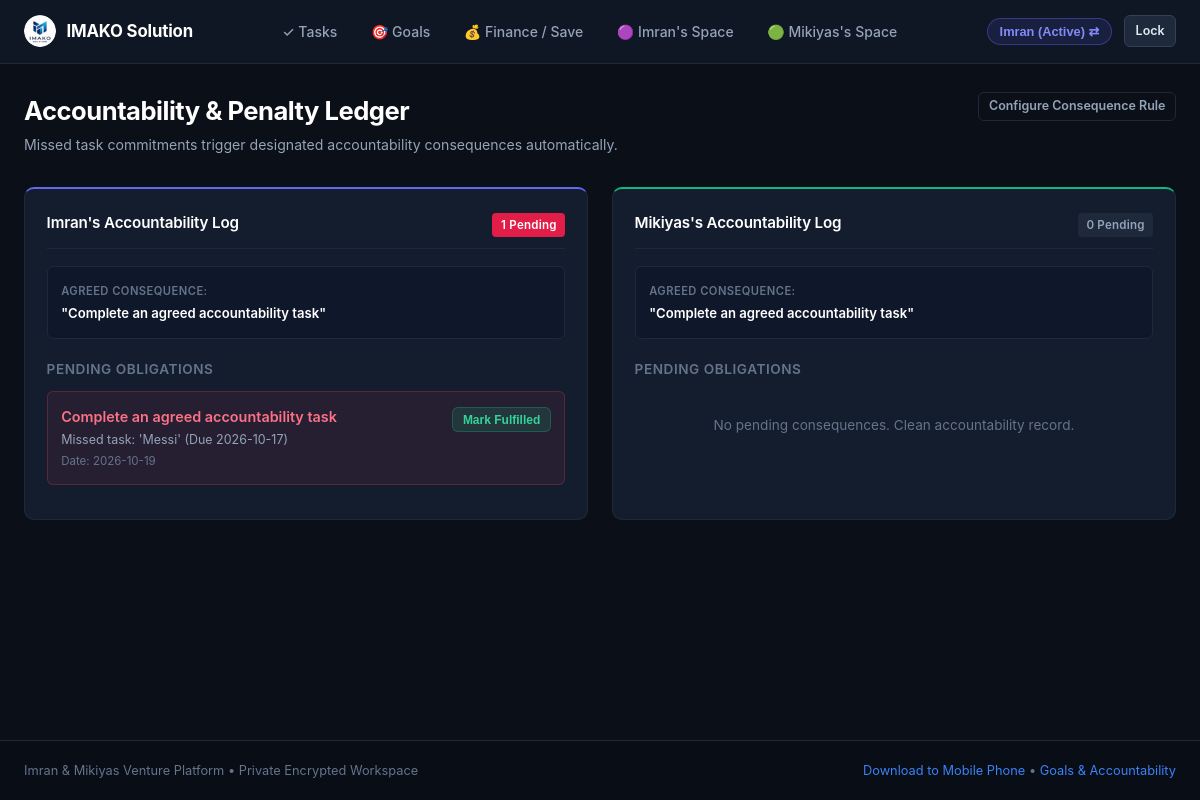
The app's page /penalties (signed in) with its own data.
### tables this page shows
CREATE TABLE users (
        id TEXT PRIMARY KEY,
        name TEXT NOT NULL,
        pin_hash TEXT NOT NULL,
        default_consequence TEXT NOT NULL DEFAULT '',
        savings_goal_name TEXT NOT NULL DEFAULT 'Capital Growth Fund',
        savings_goal_target REAL NOT NULL DEFAULT 0.0,
        currency TEXT NOT NULL DEFAULT '$'
    );

CREATE TABLE penalties (
        id INTEGER PRIMARY KEY AUTOINCREMENT,
        user_id TEXT NOT NULL,
        task_id INTEGER,
        consequence TEXT NOT NULL,
        reason TEXT NOT NULL,
        status TEXT NOT NULL DEFAULT 'Pending' CHECK(status IN ('Pending', 'Completed')),
        created_date TEXT NOT NULL,
        completed_date TEXT,
        created_at TIMESTAMP DEFAULT CURRENT_TIMESTAMP,
        FOREIGN KEY (user_id) REFERENCES users (id) ON DELETE CASCADE,
        FOREIGN KEY (task_id) REFERENCES tasks (id) ON DELETE SET NULL
    );

### app.py (the view)
@app.route("/penalties")
def penalties_view():
    conn = get_db_connection()
    check_and_apply_penalties(conn)
    cursor = conn.cursor()
    viewer_id = session.get("logged_in_user", "imran")
    cursor.execute("SELECT * FROM users WHERE id = 'imran'")
    partner_a = cursor.fetchone()
    cursor.execute("SELECT * FROM users WHERE id = 'mikiyas'")
    partner_b = cursor.fetchone()
    cursor.execute("SELECT * FROM penalties WHERE user_id = 'imran' AND status = 'Pending' ORDER BY id DESC")
    a_pending_penalties = cursor.fetchall()
    cursor.execute("SELECT * FROM penalties WHERE user_id = 'imran' AND status = 'Completed' ORDER BY completed_date DESC, id DESC LIMIT 10")
    a_completed_penalties = cursor.fetchall()
    cursor.execute("SELECT * FROM penalties WHERE user_id = 'mikiyas' AND status = 'Pending' ORDER BY id DESC")
    b_pending_penalties = cursor.fetchall()
    cursor.execute("SELECT * FROM penalties WHERE user_id = 'mikiyas' AND status = 'Completed' ORDER BY completed_date DESC, id DESC LIMIT 10")
    b_completed_penalties = cursor.fetchall()
    conn.close()
    return render_template(
        "penalties.html",
        active_page="penalties",
        partner_a=partner_a,
        partner_b=partner_b,
        a_pending_penalties=a_pending_penalties,
        a_completed_penalties=a_completed_penalties,
        a_pending_count=len(a_pending_penalties),
        b_pending_penalties=b_pending_penalties,
        b_completed_penalties=b_completed_penalties,
        b_pending_count=len(b_pending_penalties),
        viewer_id=viewer_id
    )

### app.py (called while the page is built, shortened)
@app.before_request
def require_authentication_gate():
    if request.endpoint == "static" or request.path.startswith(("/static/", "/public/")):
        return None
    allowed_exact = (
        "/", "/index", "/login", "/login/", "/favicon.ico", "/manifest.json", "/sw.js",
        "/api/index", "/api/index/", "/api/index.py", "/debug"
    )
    if (
        request.path in allowed_exact
        or request.endpoint in ("login", "debug_endpoint", "index", "vercel_entrypoint_dispatcher")
    ):
        return None
    user = session.get("logged_in_user") or request.cookies.get("partner_user")
    if user in ("imran", "mikiyas"):
        if not session.get("logged_in_user"):
            session["logged_in_user"] = user
            session.permanent = True
        return None

@app.context_processor
def inject_globals():
    today_str = date.today().strftime("%Y-%m-%d")
    current_user = None
    logged_id = session.get("logged_in_user")
    conn = get_db_connection()
    check_and_apply_penalties(conn)
    if logged_id:
        cursor = conn.cursor()
        cursor.execute("SELECT * FROM users WHERE id = ?", (logged_id,))
        current_user = cursor.fetchone()
    cursor = conn.cursor()
    cursor.execute("SELECT COUNT(*) FROM penalties WHERE status = 'Pending'")
    total_pending_penalties = cursor.fetchone()[0]
    conn.close()
    return {
        "current_user": current_user,
        "total_pending_penalties": total_pending_penalties,
        "today_str": today_str
    }

### database/db.py (called while the page is built, shortened)
def get_db_connection():
    global _last_db_check
    conn = sqlite3.connect(DB_PATH, factory=SyncedConnection)
    conn.row_factory = sqlite3.Row
    conn.execute("PRAGMA foreign_keys = ON")
    return conn

def check_and_apply_penalties(conn):
    today_str = date.today().strftime("%Y-%m-%d")
    cursor = conn.cursor()
    cursor.execute("""
    SELECT t.id, t.user_id, t.title, t.due_date, u.default_consequence
    FROM tasks t
    JOIN users u ON t.user_id = u.id
    WHERE t.due_date < ? AND t.is_done = 0 AND t.consequence_applied = 0
    """, (today_str,))
    overdue_tasks = cursor.fetchall()
    conn.commit()

    def commit(self):
        super().commit()
        if is_serverless:
            sync_db()

### templates/penalties.html (shortened to what this page needs)
{% extends "base.html" %}
{% block content %}
<div style="margin-bottom: 2rem; display:flex; justify-content:space-between; align-items:flex-start; flex-wrap:wrap; gap:1rem;">
  <div>
    <h1 style="font-size: 1.6rem; font-weight: 700;">Accountability &amp; Penalty Ledger</h1>
    <p style="color: var(--text-muted); font-size: 0.88rem; margin-top: 0.25rem;">
      Missed task commitments trigger designated accountability consequences automatically.
    </p>
  </div>
  <div>
    <a href="{{ url_for('settings_view') }}" class="btn btn-outline btn-sm">
      Configure Consequence Rule
    </a>
  </div>
</div>
<div class="grid-2">
  <div class="card" style="border-top: 2px solid var(--accent-indigo);">
    <div class="card-header">
      <div class="card-title" style="color:#ffffff;">Imran's Accountability Log</div>
      <div>
        {% if a_pending_count > 0 %}
          <span class="badge badge-overdue">{{ a_pending_count }} Pending</span>
        {% else %}
          <span class="badge" style="background:#1e293b; color:#94a3b8;">0 Pending</span>
        {% endif %}
      </div>
    </div>
    <div style="background:#0f172a; border:1px solid var(--border-color); border-radius:var(--radius-sm); padding:0.85rem; margin-bottom:1.25rem; font-size:0.82rem;">
      <span style="color:var(--text-subtle); text-transform:uppercase; font-size:0.7rem; font-weight:600; letter-spacing:0.04em;">Agreed Consequence:</span>
      <div style="font-weight:600; color:#ffffff; margin-top:0.25rem;">
        "{{ partner_a.default_consequence or 'Complete designated accountability task' }}"
      </div>
    </div>
    <h4 style="font-size:0.85rem; font-weight:600; text-transform:uppercase; letter-spacing:0.04em; color:var(--text-subtle); margin-bottom:0.75rem;">Pending Obligations</h4>
    {% if a_pending_penalties %}
      {% for p in a_pending_penalties %}
        <div style="background:rgba(244, 63, 94, 0.08); border:1px solid rgba(244, 63, 94, 0.25); border-radius:var(--radius-sm); padding:0.85rem; margin-bottom:0.75rem;">
          <div style="display:flex; justify-content:space-between; align-items:flex-start; gap:0.5rem;">
            <div>
              <div style="font-weight:600; color:#fb7185; font-size:0.9rem;">{{ p.consequence }}</div>
              <div style="font-size:0.78rem; color:var(--text-muted); margin-top:0.25rem;">{{ p.reason }}</div>
              <div style="font-size:0.72rem; color:var(--text-subtle); margin-top:0.2rem;">Date: {{ p.created_date }}</div>
            </div>
            <div>
              <form action="{{ url_for('complete_penalty', penalty_id=p.id) }}" method="POST">
                <button type="submit" class="btn btn-success btn-sm" style="font-size:0.75rem;">
                  Mark Fulfilled
                </button>
              </form>
            </div>
          </div>
        </div>
      {% endfor %}
    {% else %}
      <div style="padding:1.5rem 0; color:var(--text-subtle); font-size:0.85rem; text-align:center;">
        No pending consequences. Clean accountability record.
      </div>
    {% endif %}
  </div>
  <div class="card" style="border-top: 2px solid var(--accent-emerald);">
    <div class="card-header">
      <div class="card-title" style="color:#ffffff;">Mikiyas's Accountability Log</div>
      <div>
        {% if b_pending_count > 0 %}
          <span class="badge badge-overdue">{{ b_pending_count }} Pending</span>
        {% else %}
          <span class="badge" style="background:#1e293b; color:#94a3b8;">0 Pending</span>
        {% endif %}
      </div>
    </div>
    <div style="background:#0f172a; border:1px solid var(--border-color); border-radius:var(--radius-sm); padding:0.85rem; margin-bottom:1.25rem; font-size:0.82rem;">
      <span style="color:var(--text-subtle); text-transform:uppercase; font-size:0.7rem; font-weight:600; letter-spacing:0.04em;">Agreed Consequence:</span>
      <div style="font-weight:600; color:#ffffff; margin-top:0.25rem;">
        "{{ partner_b.default_consequence or 'Complete designated accountability task' }}"
      </div>
    </div>
    <h4 style="font-size:0.85rem; font-weight:600; text-transform:uppercase; letter-spacing:0.04em; color:var(--text-subtle); margin-bottom:0.75rem;">Pending Obligations</h4>
    {% if b_pending_penalties %}
      {% for p in b_pending_penalties %}
        <div style="background:rgba(244, 63, 94, 0.08); border:1px solid rgba(244, 63, 94, 0.25); border-radius:var(--radius-sm); padding:0.85rem; margin-bottom:0.75rem;">
          <div style="display:flex; justify-content:space-between; align-items:flex-start; gap:0.5rem;">
            <div>
              <div style="font-weight:600; color:#fb7185; font-size:0.9rem;">{{ p.consequence }}</div>
              <div style="font-size:0.78rem; color:var(--text-muted); margin-top:0.25rem;">{{ p.reason }}</div>
              <div style="font-size:0.72rem; color:var(--text-subtle); margin-top:0.2rem;">Date: {{ p.created_date }}</div>
            </div>
            <div>
              <form action="{{ url_for('complete_penalty', penalty_id=p.id) }}" method="POST">
                <button type="submit" class="btn btn-success btn-sm" style="font-size:0.75rem;">
                  Mark Fulfilled
                </button>
              </form>
            </div>
          </div>
        </div>
      {% endfor %}
    {% else %}
      <div style="padding:1.5rem 0; color:var(--text-subtle); font-size:0.85rem; text-align:center;">
        No pending consequences. Clean accountability record.
      </div>
    {% endif %}
  </div>
</div>
{% endblock %}

### static/css/style.css (style rules this page uses)
:root { --bg-primary: #0b0f17; --bg-secondary: #111827; --bg-card: #141d2e; --bg-card-hover: #1a253a; --border-color: #1e293b; --border-focus: #3b82f6; --text-main: #f8fafc; --text-muted: #94a3b8; --text-subtle: #64748b; --accent-indigo: #6366f1; --accent-blue: #3b82f6; --accent-emerald: #10b981; --accent-rose: #f43f5e; --accent-amber: #f59e0b; --font-family: -apple-system, BlinkMacSystemFont, "Segoe UI", Roboto, "Helvetica Neue", Arial, sans-serif; --radius-sm: 6px; --radius-md: 10px; --radius-lg: 14px; }
* { box-sizing: border-box; margin: 0; padding: 0; }
body { font-family: var(--font-family); background-color: var(--bg-primary); color: var(--text-main); line-height: 1.5; min-height: 100vh; display: flex; flex-direction: column; }
h1, h2, h3, h4, h5 { font-weight: 700; letter-spacing: -0.02em; color: #ffffff; }
a { color: var(--accent-blue); text-decoration: none; transition: color 0.15s ease; }
.grid-2 { display: grid; grid-template-columns: repeat(auto-fit, minmax(340px, 1fr)); gap: 1.5rem; margin-bottom: 1.75rem; }
.card { background: var(--bg-card); border: 1px solid var(--border-color); border-radius: var(--radius-md); padding: 1.35rem; transition: border-color 0.2s ease; }
.card-header { display: flex; align-items: center; justify-content: space-between; margin-bottom: 1.1rem; padding-bottom: 0.65rem; border-bottom: 1px solid var(--border-color); }
.card-title { font-size: 0.95rem; font-weight: 600; color: #e2e8f0; letter-spacing: -0.01em; }
.badge { display: inline-block; padding: 0.2rem 0.55rem; border-radius: 4px; font-size: 0.72rem; font-weight: 600; letter-spacing: 0.02em; }
.badge-overdue { background: #e11d48; color: #ffffff; }
.btn { display: inline-flex; align-items: center; justify-content: center; gap: 0.4rem; padding: 0.48rem 0.95rem; font-size: 0.85rem; font-weight: 600; border-radius: var(--radius-sm); border: 1px solid transparent; cursor: pointer; transition: all 0.15s ease; text-decoration: none; }
.btn-outline { background: transparent; border-color: var(--border-color); color: var(--text-muted); }
.btn-success { background: rgba(16, 185, 129, 0.15); color: #34d399; border-color: rgba(16, 185, 129, 0.3); }
.btn-sm { padding: 0.28rem 0.6rem; font-size: 0.78rem; }

### records on screen
users: default_consequence "Complete an agreed accountability task"
penalties: consequence "Complete an agreed accountability task", reason "Missed task: 'Messi' (Due 2026-10-17)", created_date "2026-10-19"
users: default_consequence "Complete an agreed accountability task"

### other values on screen
{{ a_pending_count }} "1"
